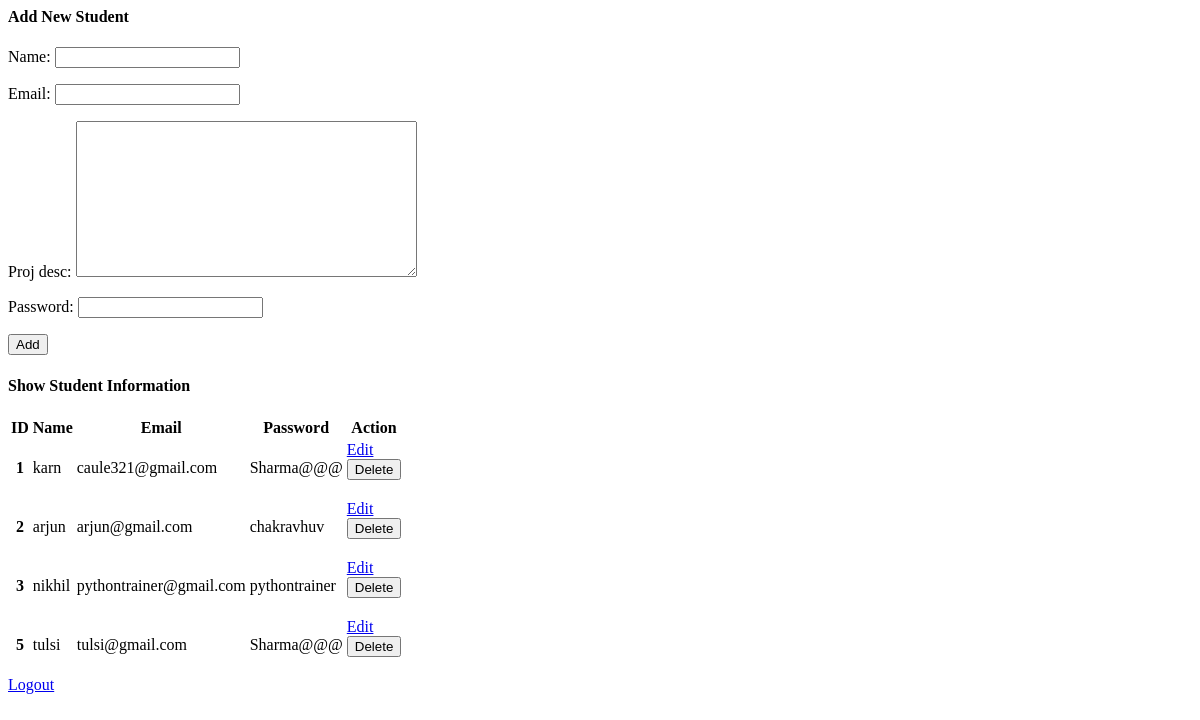
/crudapp/, run on an earlier commit of the app's database.
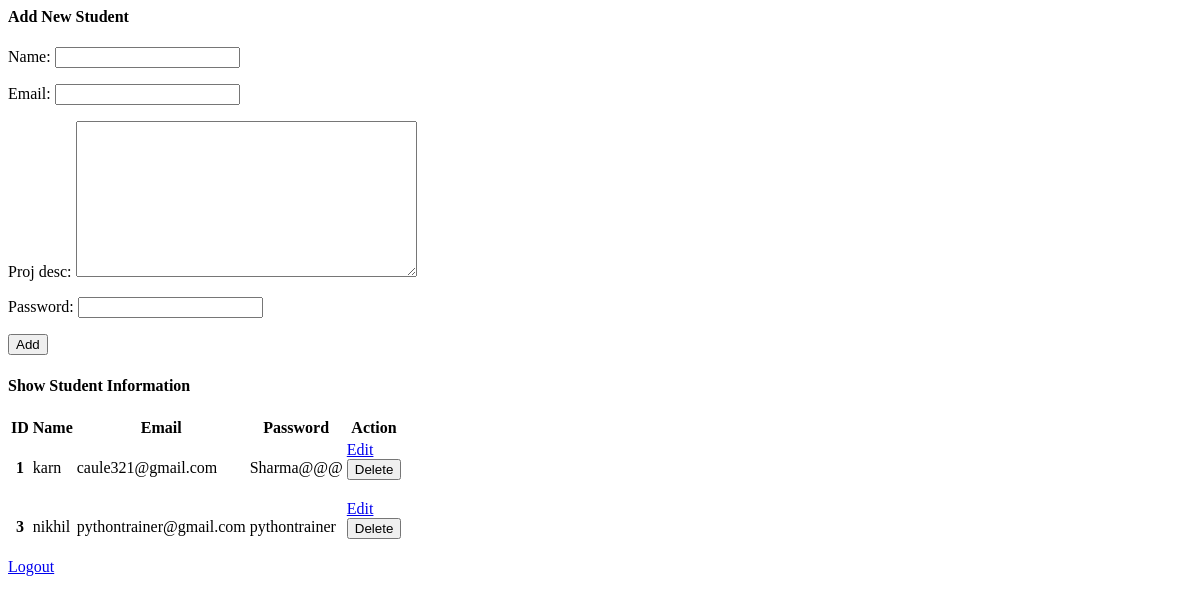
And on a later commit of the database.
### CRUDAPP/models.py (models this page shows)
class StudentInfo(models.Model):
    name = models.CharField(max_length=50)
    email = models.EmailField(max_length=50)
    proj_desc = models.TextField()
    password = models.CharField(max_length=50)

### CRUDAPP/views.py (the view)
# urls.py: path('crudapp/', views.crudapp, name='home'),
def crudapp(request):
    stu = StudentInfo.objects.all()
    if request.method == 'POST':
        form = StudentRegistration(request.POST)
        if form.is_valid():
            form.save()
            form = StudentRegistration()
    else:
        form = StudentRegistration()
    return render(request, 'CRUDAPP/home.html', {'form':form, "stu":stu})

### CRUDAPP/forms.py
class StudentRegistration(forms.ModelForm):
    class Meta:
        model = StudentInfo
        fields = ["name", "email", "proj_desc", "password"]

### CRUDAPP/templates/CRUDAPP/home.html (shortened to what this page needs)
<div class="row">
 <div class="col-sm-4">
  <h4 class="text-center alert alert-info">Add New Student</h4>
  <form action="" method="POST">
   {{form.as_p}}
   <input type="submit" class="btn btn-success" value="Add">
  </form>
 </div>
 <div class="col-sm-7 offset-1">
  <h4 class="text-center alert alert-info">Show Student Information</h4>
  {% if stu %}
   <table class="table table-hover">
     <thead>
       <tr>
         <th scope="col">ID</th>
         <th scope="col">Name</th>
         <th scope="col">Email</th>
         <th scope="col">Password</th>
         <th scope="col">Action</th>
       </tr>
     </thead>
     <tbody>
      {% for st in stu %}
       <tr>
         <th scope="row">{{st.id}}</th>
         <td>{{st.name}}</td>
         <td>{{st.email}}</td>
         <td>{{st.password}}</td>
         <td>
         <a href="{% url 'updatedata' st.id %}" class="btn btn-warning btn-sm">Edit</a>
         <form action="{% url 'deletedata' st.id %}" method="post" class="d-inline"> {% csrf_token %}
          <input type="submit" class="btn btn-danger btn-sm" value="Delete">
         </form>
         </td>
       </tr>
      {% endfor %}
     </tbody>
   </table>
  {% else %}
   <h4 class="text-center alert alert-warning">No Records</h4>
  {% endif %}
 </div>
</div>
<a href="{% url 'logout' %}">Logout</a>

What changed in the data, as far as the page shows it:
removed StudentInfo: id "2", name "arjun", email "arjun@gmail.com", password "chakravhuv"
removed StudentInfo: id "5", name "tulsi", email "tulsi@gmail.com", password "Sharma@@@"
